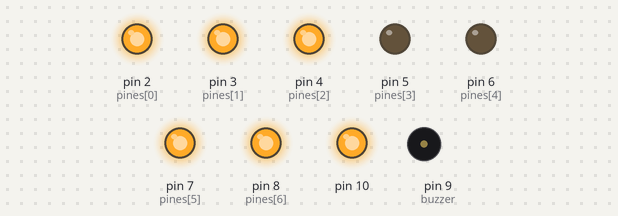
Recording of a sketch running on a simulated Arduino Uno, built with avr-gcc and run on an emulated ATmega328P. Parts: output pins drawn as LEDs (lit = HIGH), buzzer (waves = sounding).

Above: at 0.1 s.
At 1.1 s:
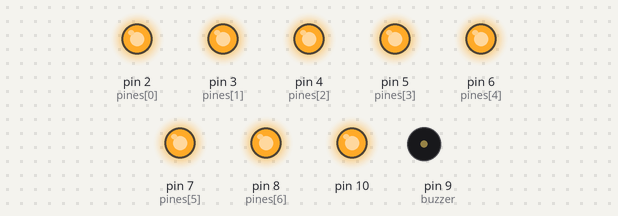
At 2.1 s:
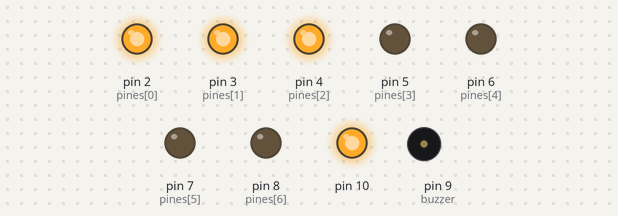
At 5.1 s:
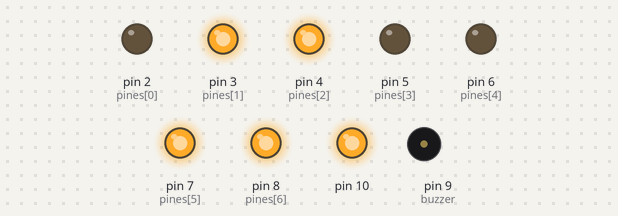
At 8.1 s:
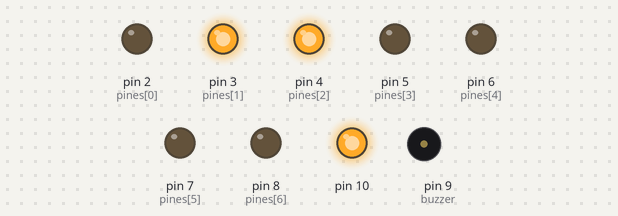
At 10.6 s:
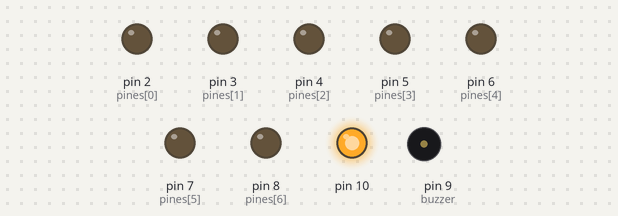
Timing chart, 0 to 12.1 s (numbered marks = the images above):
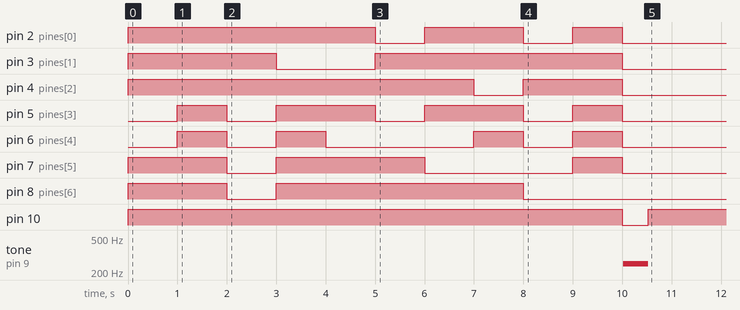

The sketch:

Practica_No.5_Parte_3.ino
```cpp
/*
   Fundacion Kinal
   Centro educativo tecnico laboral Kinal
   Quinto perito
   Quinto electronica
   Codigo Tecnico: EB5AM
   Curso: Taller de electronica digital y reparacion de computadoras I
   Proyecto: COHETE
   Dev: Henery Francisco Leal Súchite
   Fecha: 15 de abril */
int pines[] = {2,3,4,5,6,7,8};
int no9 [] = {8,7,4,3,2};
int no8 [] = {8,7,6,5,4,3,2};
int no7 [] = {2,3,4,8};
int no6 [] = {8,7,6,5,4,2};
int no5 [] = {8,7,5,4,2};
int no4 [] = {8,7,4,3};
int no3 [] = {8,5,4,3,2};
int no2 [] = {8,6,5,3,2};
int no1 [] = {4,3};
int no0 [] = {7,6,5,4,3,2};
int buzzer = 9;

void setup (){
salidas();
pinMode(10,OUTPUT);
digitalWrite(10,HIGH);
pinMode(buzzer,OUTPUT);
conteo();
}


void loop(){
}


void conteo(){
  for (int i =0; i<5; i++){
  digitalWrite(no9[i], HIGH);}
  delay(1000);
  for (int i =5; i>=0; i--){
  digitalWrite(no9[i], LOW);}

  for (int i =0; i<7; i++){
  digitalWrite(no8[i], HIGH);}
  delay(1000);
  for (int i =7; i>=0; i--){
  digitalWrite(no8[i], LOW);}

  for (int i =0; i<3; i++){
  digitalWrite(no7[i], HIGH);}
  delay(1000);
  for (int i =3; i>=0; i--){
  digitalWrite(no7[i], LOW);}

  for (int i =0; i<6; i++){
  digitalWrite(no6[i], HIGH);}
  delay(1000);
  for (int i =6; i>=0; i--){
  digitalWrite(no6[i], LOW);}

  for (int i =0; i<5; i++){
  digitalWrite(no5[i], HIGH);}
  delay(1000);
  for (int i =5; i>=0; i--){
  digitalWrite(no5[i], LOW);}

  for (int i =0; i<4; i++){
  digitalWrite(no4[i], HIGH);}
  delay(1000);
  for (int i =4; i>=0; i--){
  digitalWrite(no4[i], LOW);}

  for (int i =0; i<5; i++){
  digitalWrite(no3[i], HIGH);}
  delay(1000);
  for (int i =5; i>=0; i--){
  digitalWrite(no3[i], LOW);}

  for (int i =0; i<5; i++){
  digitalWrite(no2[i], HIGH);}
  delay(1000);
  for (int i =5; i>=0; i--){
  digitalWrite(no2[i], LOW);}

  for (int i =0; i<2; i++){
  digitalWrite(no1[i], HIGH);}
  delay(1000);
  for (int i =2; i>=0; i--){
  digitalWrite(no1[i], LOW);}

  for (int i =0; i<6; i++){
  digitalWrite(no0[i], HIGH);}
  delay(1000);
  for (int i =6; i>=0; i--){
  digitalWrite(no0[i], LOW);}
  ruido();

}
void ruido() {
  digitalWrite(10,LOW);
  delay(25);
  tone(buzzer,250);
  delay(500);
  noTone(buzzer);
  digitalWrite(10,HIGH);


  }

void salidas(){
  for(int p=0; p<7; p++){
  pinMode(pines[p],OUTPUT);}
}
```
